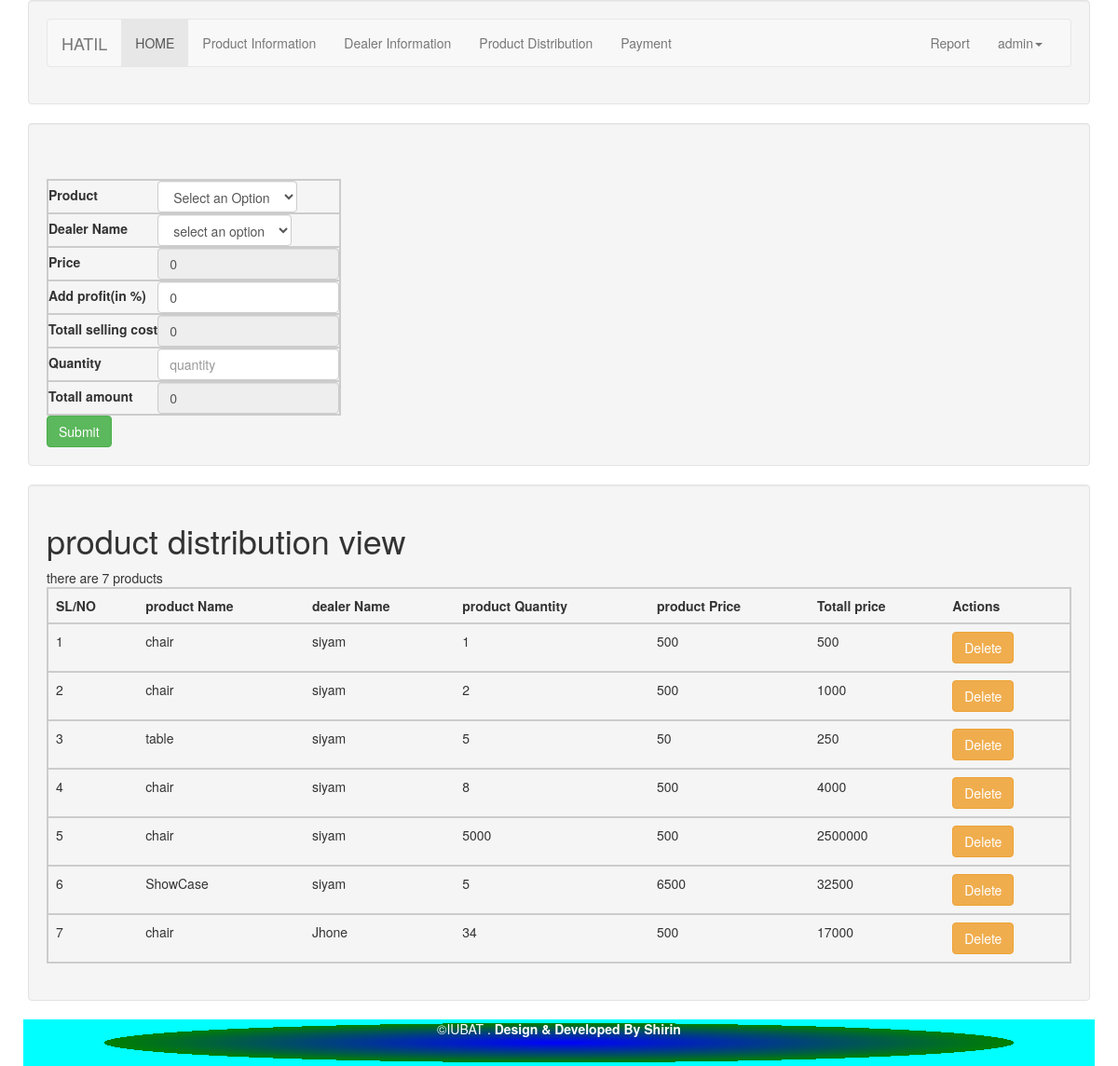
Screenshot of /admin/product_distribution.php (signed in) with the database file from the repository.
### tables this page shows
CREATE TABLE `p_distribution` (
  `id` int(11) NOT NULL,
  `p_id` varchar(200) NOT NULL,
  `dealer_id` varchar(200) NOT NULL,
  `quantity` int(200) NOT NULL,
  `price` int(200) NOT NULL,
  `sellingprice` double NOT NULL,
  `due` int(200) NOT NULL,
  `recive_date` date NOT NULL,
  `distributedby` varchar(200) NOT NULL
);

### admin/product_distribution.php (the view, shortened to what this page needs)
 <?php  include('files/header.php');
					  $db =  new Db();
	                $obj = $db->getConnection();
?>
<?php  include('files/menu.php'); ?>
<div class="container">
	<div class="row">
		<div class="col-md-12">
			<div class="well">
				<form class="form-inline" action="php/distribution.php" method="post">
					<table>
						<tr>
							<div class="form-group">
						<td> <label  for="exampleInputEmail3">Product </label></td>
						<td> <select class="form-control" name="product_id" id="productid">
							<option value="">Select an Option</option>
						</select></td>
						</div>
					</tr>
					<br>
						<tr>
							<div class="form-group">
						<td><label for="exampleInputPassword3">Dealer Name</label></td>
						<td><select class="form-control" name="dealer_name" id="">
							<option value="">select an option</option>
						</select></td>
						</div>
					</tr>
					<tr>
							<div class="form-group">
						<td><label  for="exampleInputPassword3">Price</label></td>
						<td><input type="number" name="price" id="price" value="0" readonly="true" class="form-control" placeholder="price each"></td>
						</div>
					</tr>
					<tr>
							<div class="form-group">
						<td><label  for="exampleInputPassword3">Add profit(in %)</label></td>
						<td><input type="number" name="profitvalue" id="profitvalue" value="0" onblur="profitcal()" class="form-control" ></td>
						</div>
					</tr>
						<tr>
							<div class="form-group">
						<td><label  for="exampleInputPassword3"> Totall selling cost</label></td>
						<td><input type="number" name="totllsellingcost" id="totllsellingcost" value="0" readonly="true" class="form-control"></td>
						</div>
					</tr>
					<tr>
							<div class="form-group">
						<td><label  for="exampleInputPassword3">Quantity</label></td>
						<td><input type="number"  name="quantity" id="qntity" onblur="cal()" class="form-control" placeholder="quantity"></td>
						</div>
					</tr>
					<tr>
							<div class="form-group">
						<td><label  for="exampleInputPassword3">Totall amount</label></td>
						<td><input type="number"  name="totall" id="totall" value="0" readonly="true"  class="form-control"  placeholder="totall "></td>
						</div>
					</tr>
					</table>
  <button type="submit" name="save_info" class="btn btn-success">Submit</button>
</form>
			</div>
		</div>
	</div>
</div>
<div class="container">
	<div class="row">
		<div class="col-md-12">
			<div class="well">
				<h1>product distribution view</h1>
				<table class="table">
					<tr>
						<th>SL/NO</th>
						<th>product Name</th>
					<th>dealer Name</th>
					<th>product Quantity</th>
					<th>product Price</th>
					<th>Totall price</th>
					<th>Actions</th>
					</tr>
					<?php
					$i = 0;
					$sql = "SELECT * FROM `p_distribution` where distributedby='".$_SESSION['username']."'";
					$query = $obj->prepare($sql);
					$query->execute();
					while($row=$query->fetch())
					{
						$i++;
						$id = $row['id'];
						$p_id = $row['p_id'];
						$d_name  = $row['dealer_id'];
						$p_quantity =$row['quantity'];
						$p_prize = $row['price'];
						$due  = $row['due'];
?>
<tr>
	<td> <?php echo $i;?> </td>
	<td><?php echo $p_id;?></td>
	<td><?php echo $d_name;?></td>
	<td><?php echo $p_quantity;?></td>
	<td><?php echo $p_prize;?></td>
	<td><?php echo $due;?></td>
	<td>
		<a href="dele_p_dis.php?delete=<?php echo $id; ?>"><button class="btn btn-warning">Delete</button></a></td>
</tr>
<?php
					}
					?>
				</table>
			</div>
		</div>
	</div>
</div>
 <?php  include('files/footer.php'); ?>

### admin/product_distribution.php (style rules this page uses)
table tr { border: 2px #ccc solid; }

### rows the page displays
p_distribution: p "chair", dealer "siyam", quantity "1", price "500", due "500"
p_distribution: p "chair", dealer "siyam", quantity "2", price "500", due "1000"
p_distribution: p "table", dealer "siyam", quantity "5", price "50", due "250"
p_distribution: p "chair", dealer "siyam", quantity "8", price "500", due "4000"
p_distribution: p "chair", dealer "siyam", quantity "5000", price "500", due "2500000"
p_distribution: p "ShowCase", dealer "siyam", quantity "5", price "6500", due "32500"
p_distribution: p "chair", dealer "Jhone", quantity "34", price "500", due "17000"

### other values shown
$_SESSION['username'] "admin"
